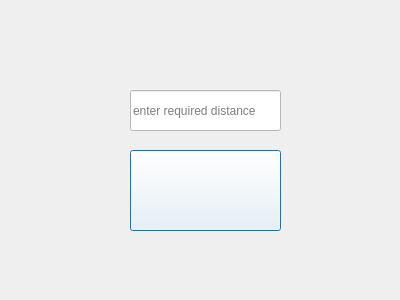
<?xml version="1.0" encoding="UTF-8"?>
<ui version="4.0">
 <class>Dialog</class>
 <widget class="QDialog" name="Dialog">
  <property name="geometry">
   <rect>
    <x>0</x>
    <y>0</y>
    <width>400</width>
    <height>300</height>
   </rect>
  </property>
  <property name="windowTitle">
   <string>Dialog</string>
  </property>
  <widget class="QLineEdit" name="lineEdit_3">
   <property name="geometry">
    <rect>
     <x>250</x>
     <y>310</y>
     <width>81</width>
     <height>41</height>
    </rect>
   </property>
   <property name="styleSheet">
    <string notr="true">background-color: rgb(255, 255, 255);</string>
   </property>
   <property name="placeholderText">
    <string>distance</string>
   </property>
  </widget>
  <widget class="QPushButton" name="pushButton_2">
   <property name="geometry">
    <rect>
     <x>130</x>
     <y>150</y>
     <width>151</width>
     <height>81</height>
    </rect>
   </property>
   <property name="styleSheet">
    <string notr="true">background-color: rgb(255, 255, 255);</string>
   </property>
   <property name="text">
    <string/>
   </property>
   <property name="icon">
    <iconset resource="images/aqua_image.qrc">
     <normaloff>:/images/green.PNG</normaloff>:/images/green.PNG</iconset>
   </property>
   <property name="iconSize">
    <size>
     <width>80</width>
     <height>80</height>
    </size>
   </property>
  </widget>
  <widget class="QLineEdit" name="required_distance">
   <property name="geometry">
    <rect>
     <x>130</x>
     <y>90</y>
     <width>151</width>
     <height>41</height>
    </rect>
   </property>
   <property name="styleSheet">
    <string notr="true">background-color: rgb(255, 255, 255);</string>
   </property>
   <property name="text">
    <string/>
   </property>
   <property name="placeholderText">
    <string>enter required distance</string>
   </property>
  </widget>
 </widget>
 <resources>
  <include location="images/aqua_image.qrc"/>
 </resources>
 <connections/>
</ui>
